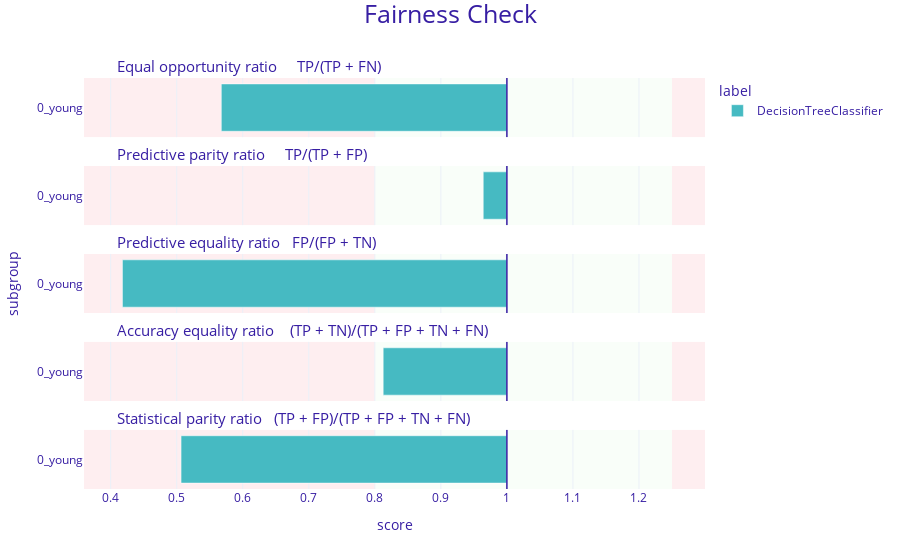

The notebook cell this image was saved under:
### Code cell
fairness_decisiontree.plot()

### Figure 1 — Plotly figure (JSON) as saved in the notebook; plotly's stock layout.template omitted (floating-point values rounded to 4 significant figures)
{"data": [{"alignmentgroup": "True", "customdata": [["0_young", 0.568, "DecisionTreeClassifier"]], "hovertemplate": "<b>%{customdata[2]}</b><br>Subgroup: %{customdata[0]}<br>Score: %{customdata[1]}<br><extra></extra>", "legendgroup": "DecisionTreeClassifier", "marker": {"color": "#46bac2", "pattern": {"shape": ""}}, "name": "DecisionTreeClassifier", "offsetgroup": "DecisionTreeClassifier", "orientation": "h", "showlegend": true, "textposition": "auto", "type": "bar", "x": [-0.4325], "xaxis": "x5", "y": [0.5], "yaxis": "y5"}, {"alignmentgroup": "True", "customdata": [["0_young", 0.964, "DecisionTreeClassifier"]], "hovertemplate": "<b>%{customdata[2]}</b><br>Subgroup: %{customdata[0]}<br>Score: %{customdata[1]}<br><extra></extra>", "legendgroup": "DecisionTreeClassifier", "marker": {"color": "#46bac2", "pattern": {"shape": ""}}, "name": "DecisionTreeClassifier", "offsetgroup": "DecisionTreeClassifier", "orientation": "h", "showlegend": false, "textposition": "auto", "type": "bar", "x": [-0.03581], "xaxis": "x4", "y": [0.5], "yaxis": "y4"}, {"alignmentgroup": "True", "customdata": [["0_young", 0.418, "DecisionTreeClassifier"]], "hovertemplate": "<b>%{customdata[2]}</b><br>Subgroup: %{customdata[0]}<br>Score: %{customdata[1]}<br><extra></extra>", "legendgroup": "DecisionTreeClassifier", "marker": {"color": "#46bac2", "pattern": {"shape": ""}}, "name": "DecisionTreeClassifier", "offsetgroup": "DecisionTreeClassifier", "orientation": "h", "showlegend": false, "textposition": "auto", "type": "bar", "x": [-0.5822], "xaxis": "x3", "y": [0.5], "yaxis": "y3"}, {"alignmentgroup": "True", "customdata": [["0_young", 0.813, "DecisionTreeClassifier"]], "hovertemplate": "<b>%{customdata[2]}</b><br>Subgroup: %{customdata[0]}<br>Score: %{customdata[1]}<br><extra></extra>", "legendgroup": "DecisionTreeClassifier", "marker": {"color": "#46bac2", "pattern": {"shape": ""}}, "name": "DecisionTreeClassifier", "offsetgroup": "DecisionTreeClassifier", "orientation": "h", "showlegend": false, "textposition": "auto", "type": "bar", "x": [-0.1873], "xaxis": "x2", "y": [0.5], "yaxis": "y2"}, {"alignmentgroup": "True", "customdata": [["0_young", 0.507, "DecisionTreeClassifier"]], "hovertemplate": "<b>%{customdata[2]}</b><br>Subgroup: %{customdata[0]}<br>Score: %{customdata[1]}<br><extra></extra>", "legendgroup": "DecisionTreeClassifier", "marker": {"color": "#46bac2", "pattern": {"shape": ""}}, "name": "DecisionTreeClassifier", "offsetgroup": "DecisionTreeClassifier", "orientation": "h", "showlegend": false, "textposition": "auto", "type": "bar", "x": [-0.4934], "xaxis": "x", "y": [0.5], "yaxis": "y"}], "layout": {"annotations": [{"font": {"size": 15}, "showarrow": false, "text": "Statistical parity ratio   (TP + FP)/(TP + FP + TN + FN)", "x": 0.05, "xanchor": "left", "xref": "paper", "y": 0.144, "yanchor": "bottom", "yref": "paper"}, {"font": {"size": 15}, "showarrow": false, "text": "Accuracy equality ratio    (TP + TN)/(TP + FP + TN + FN)", "x": 0.05, "xanchor": "left", "xref": "paper", "y": 0.358, "yanchor": "bottom", "yref": "paper"}, {"font": {"size": 15}, "showarrow": false, "text": "Predictive equality ratio   FP/(FP + TN)", "x": 0.05, "xanchor": "left", "xref": "paper", "y": 0.572, "yanchor": "bottom", "yref": "paper"}, {"font": {"size": 15}, "showarrow": false, "text": "Predictive parity ratio     TP/(TP + FP)", "x": 0.05, "xanchor": "left", "xref": "paper", "y": 0.786, "yanchor": "bottom", "yref": "paper"}, {"font": {"size": 15}, "showarrow": false, "text": "Equal opportunity ratio     TP/(TP + FN)", "x": 0.05, "xanchor": "left", "xref": "paper", "y": 1, "yanchor": "bottom", "yref": "paper"}], "autosize": true, "barmode": "group", "font": {"color": "#371ea3"}, "legend": {"title": {"text": "label"}, "tracegroupgap": 0}, "margin": {"b": 71, "r": 30, "t": 78}, "shapes": [{"fillcolor": "#f05a71", "layer": "below", "line": {"width": 0}, "opacity": 0.1, "type": "rect", "x0": 0.25, "x1": 0.3, "xref": "x", "y0": 0, "y1": 1, "yref": "y"}, {"fillcolor": "#f05a71", "layer": "below", "line": {"width": 0}, "opacity": 0.1, "type": "rect", "x0": -0.6404, "x1": -0.2, "xref": "x", "y0": 0, "y1": 1, "yref": "y"}, {"fillcolor": "#c7f5bf", "layer": "below", "line": {"width": 0}, "opacity": 0.1, "type": "rect", "x0": -0.2, "x1": 0.25, "xref": "x", "y0": 0, "y1": 1, "yref": "y"}, {"line": {"color": "#371ea3", "width": 1.5}, "type": "line", "x0": 0, "x1": 0, "xref": "x", "y0": 0, "y1": 1, "yref": "y"}, {"fillcolor": "#f05a71", "layer": "below", "line": {"width": 0}, "opacity": 0.1, "type": "rect", "x0": 0.25, "x1": 0.3, "xref": "x", "y0": 0, "y1": 1, "yref": "y2"}, {"fillcolor": "#f05a71", "layer": "below", "line": {"width": 0}, "opacity": 0.1, "type": "rect", "x0": -0.6404, "x1": -0.2, "xref": "x", "y0": 0, "y1": 1, "yref": "y2"}, {"fillcolor": "#c7f5bf", "layer": "below", "line": {"width": 0}, "opacity": 0.1, "type": "rect", "x0": -0.2, "x1": 0.25, "xref": "x", "y0": 0, "y1": 1, "yref": "y2"}, {"line": {"color": "#371ea3", "width": 1.5}, "type": "line", "x0": 0, "x1": 0, "xref": "x", "y0": 0, "y1": 1, "yref": "y2"}, {"fillcolor": "#f05a71", "layer": "below", "line": {"width": 0}, "opacity": 0.1, "type": "rect", "x0": 0.25, "x1": 0.3, "xref": "x", "y0": 0, "y1": 1, "yref": "y3"}, {"fillcolor": "#f05a71", "layer": "below", "line": {"width": 0}, "opacity": 0.1, "type": "rect", "x0": -0.6404, "x1": -0.2, "xref": "x", "y0": 0, "y1": 1, "yref": "y3"}, {"fillcolor": "#c7f5bf", "layer": "below", "line": {"width": 0}, "opacity": 0.1, "type": "rect", "x0": -0.2, "x1": 0.25, "xref": "x", "y0": 0, "y1": 1, "yref": "y3"}, {"line": {"color": "#371ea3", "width": 1.5}, "type": "line", "x0": 0, "x1": 0, "xref": "x", "y0": 0, "y1": 1, "yref": "y3"}, {"fillcolor": "#f05a71", "layer": "below", "line": {"width": 0}, "opacity": 0.1, "type": "rect", "x0": 0.25, "x1": 0.3, "xref": "x", "y0": 0, "y1": 1, "yref": "y4"}, {"fillcolor": "#f05a71", "layer": "below", "line": {"width": 0}, "opacity": 0.1, "type": "rect", "x0": -0.6404, "x1": -0.2, "xref": "x", "y0": 0, "y1": 1, "yref": "y4"}, {"fillcolor": "#c7f5bf", "layer": "below", "line": {"width": 0}, "opacity": 0.1, "type": "rect", "x0": -0.2, "x1": 0.25, "xref": "x", "y0": 0, "y1": 1, "yref": "y4"}, {"line": {"color": "#371ea3", "width": 1.5}, "type": "line", "x0": 0, "x1": 0, "xref": "x", "y0": 0, "y1": 1, "yref": "y4"}, {"fillcolor": "#f05a71", "layer": "below", "line": {"width": 0}, "opacity": 0.1, "type": "rect", "x0": 0.25, "x1": 0.3, "xref": "x", "y0": 0, "y1": 1, "yref": "y5"}, {"fillcolor": "#f05a71", "layer": "below", "line": {"width": 0}, "opacity": 0.1, "type": "rect", "x0": -0.6404, "x1": -0.2, "xref": "x", "y0": 0, "y1": 1, "yref": "y5"}, {"fillcolor": "#c7f5bf", "layer": "below", "line": {"width": 0}, "opacity": 0.1, "type": "rect", "x0": -0.2, "x1": 0.25, "xref": "x", "y0": 0, "y1": 1, "yref": "y5"}, {"line": {"color": "#371ea3", "width": 1.5}, "type": "line", "x0": 0, "x1": 0, "xref": "x", "y0": 0, "y1": 1, "yref": "y5"}], "title": {"font": {"size": 25}, "text": "Fairness Check", "x": 0.5, "y": 0.99}, "xaxis": {"anchor": "y", "domain": [0, 1], "range": [-0.6404, 0.3], "ticktext": [0.3, 0.4, 0.5, 0.6, 0.7, 0.8, 0.9, 1, 1.1, 1.2, 1], "tickvals": [-0.7, -0.6, -0.5, -0.4, -0.3, -0.2, -0.1, 0, 0.1, 0.2, 0], "title": {"text": "score"}, "type": "linear"}, "xaxis2": {"anchor": "y2", "domain": [0, 1], "matches": "x", "range": [-0.6404, 0.3], "showticklabels": false, "ticktext": [0.3, 0.4, 0.5, 0.6, 0.7, 0.8, 0.9, 1, 1.1, 1.2, 1], "tickvals": [-0.7, -0.6, -0.5, -0.4, -0.3, -0.2, -0.1, 0, 0.1, 0.2, 0], "type": "linear"}, "xaxis3": {"anchor": "y3", "domain": [0, 1], "matches": "x", "range": [-0.6404, 0.3], "showticklabels": false, "ticktext": [0.3, 0.4, 0.5, 0.6, 0.7, 0.8, 0.9, 1, 1.1, 1.2, 1], "tickvals": [-0.7, -0.6, -0.5, -0.4, -0.3, -0.2, -0.1, 0, 0.1, 0.2, 0], "type": "linear"}, "xaxis4": {"anchor": "y4", "domain": [0, 1], "matches": "x", "range": [-0.6404, 0.3], "showticklabels": false, "ticktext": [0.3, 0.4, 0.5, 0.6, 0.7, 0.8, 0.9, 1, 1.1, 1.2, 1], "tickvals": [-0.7, -0.6, -0.5, -0.4, -0.3, -0.2, -0.1, 0, 0.1, 0.2, 0], "type": "linear"}, "xaxis5": {"anchor": "y5", "domain": [0, 1], "matches": "x", "range": [-0.6404, 0.3], "showticklabels": false, "ticktext": [0.3, 0.4, 0.5, 0.6, 0.7, 0.8, 0.9, 1, 1.1, 1.2, 1], "tickvals": [-0.7, -0.6, -0.5, -0.4, -0.3, -0.2, -0.1, 0, 0.1, 0.2, 0], "type": "linear"}, "yaxis": {"anchor": "x", "domain": [0, 0.144], "range": [0, 1], "showgrid": false, "ticktext": ["0_young"], "tickvals": [0.5], "title": {"text": ""}, "type": "linear", "zeroline": false}, "yaxis2": {"anchor": "x2", "domain": [0.214, 0.358], "matches": "y", "range": [0, 1], "showgrid": false, "ticktext": ["0_young"], "tickvals": [0.5], "title": {"text": ""}, "type": "linear", "zeroline": false}, "yaxis3": {"anchor": "x3", "domain": [0.428, 0.572], "matches": "y", "range": [0, 1], "showgrid": false, "ticktext": ["0_young"], "tickvals": [0.5], "title": {"text": "subgroup"}, "type": "linear", "zeroline": false}, "yaxis4": {"anchor": "x4", "domain": [0.642, 0.786], "matches": "y", "range": [0, 1], "showgrid": false, "ticktext": ["0_young"], "tickvals": [0.5], "title": {"text": ""}, "type": "linear", "zeroline": false}, "yaxis5": {"anchor": "x5", "domain": [0.856, 1], "matches": "y", "range": [0, 1], "showgrid": false, "ticktext": ["0_young"], "tickvals": [0.5], "title": {"text": ""}, "type": "linear", "zeroline": false}}}
